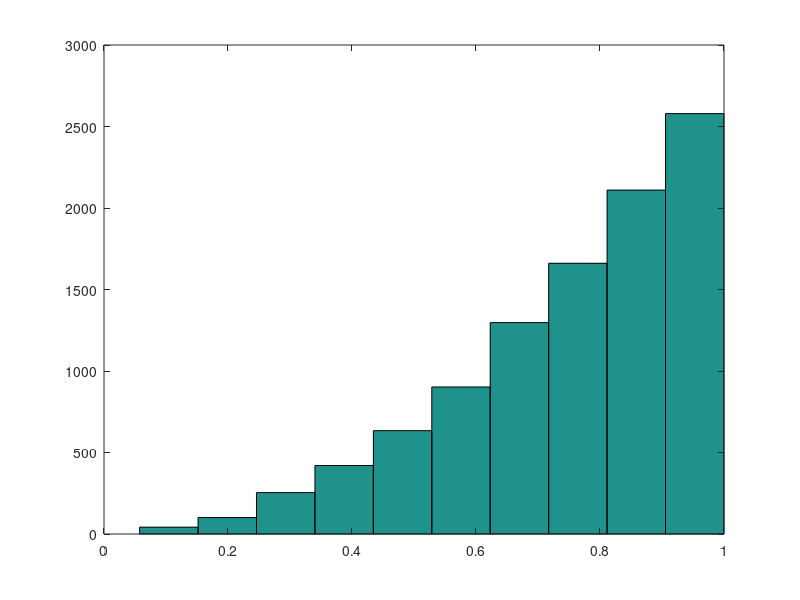
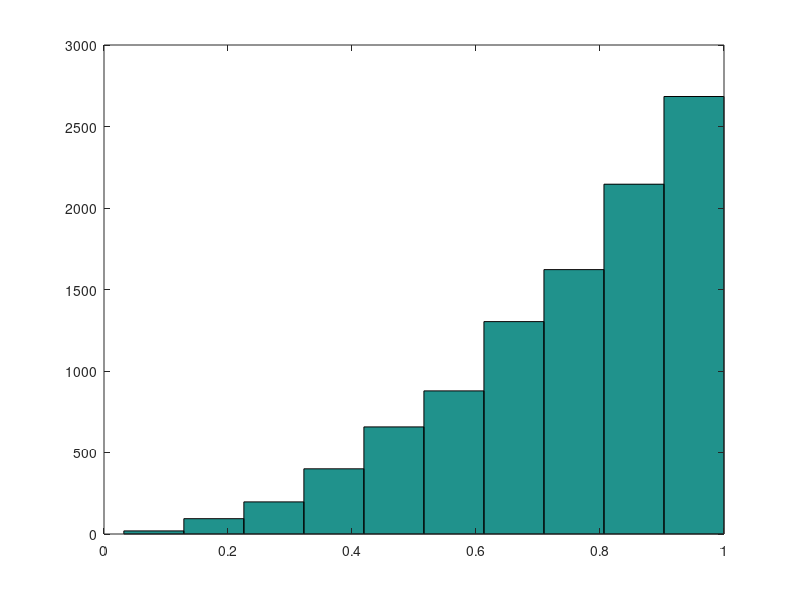

Write the MATLAB code that produced these figures, in order.
tic
n = 1e4;
I = rand(n, 1);
J = I.^(1/3 );
figure, hist(J);
toc

tic
a = betarnd(3,1,1e4,1);
figure, hist(a);
toc